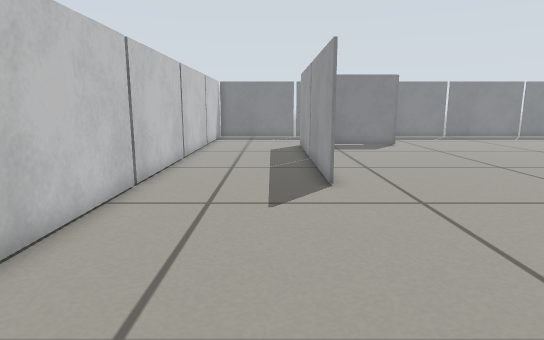
view 1 (above)

18 first-person views from a walk through a world built for the Gazebo simulator. The camera is 0.11 m above the floor, tilts 10° down and sees 75° across. The floor is counted in squares, 0.05 m on a side. Each view is taken from the middle of a square. On the plan, view 1 faces up. The plan holds only what a view shows up to about 20 squares ahead; the rest is blank.

view 2
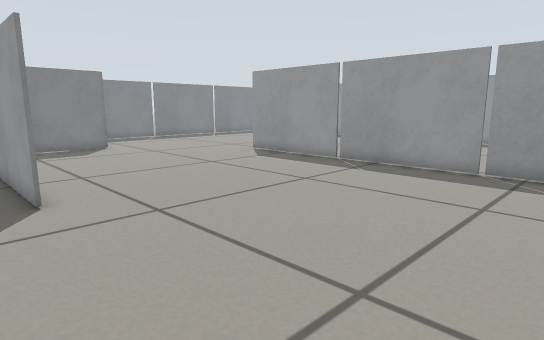

view 3
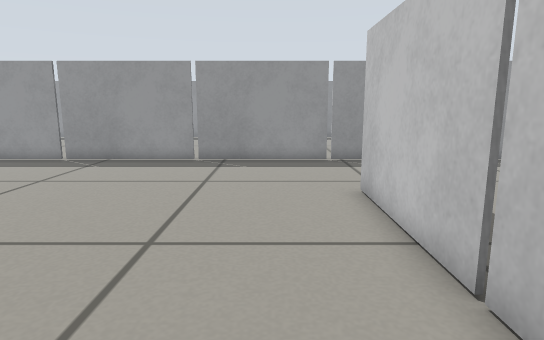

view 4
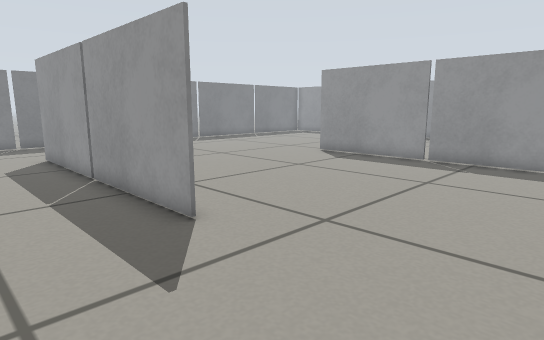

view 5
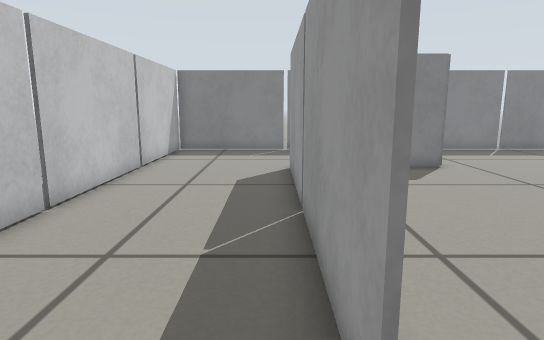

view 6
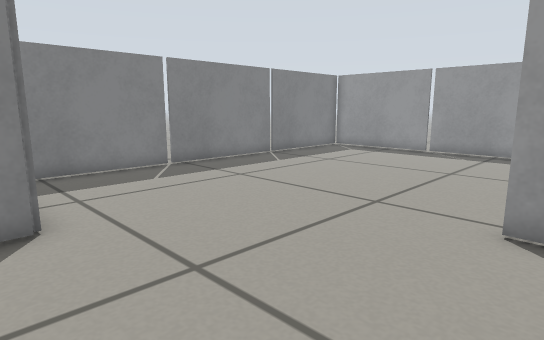

view 7
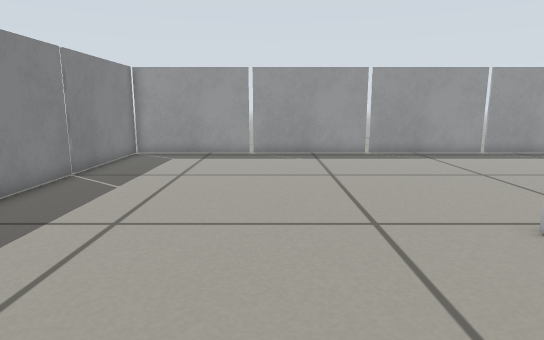

view 8
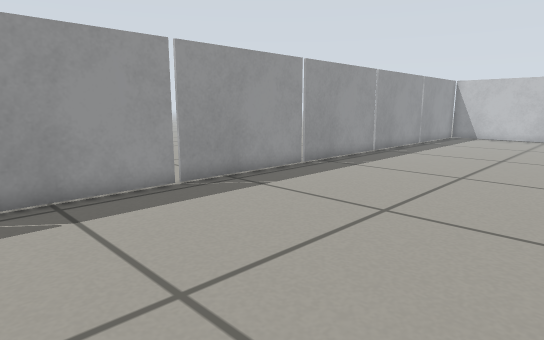

view 9
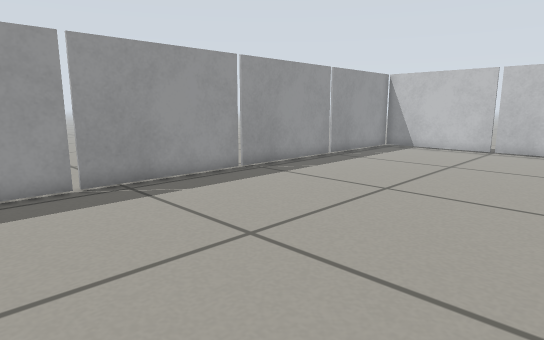

view 10
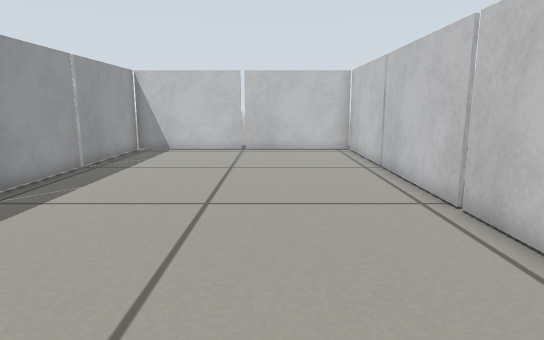

view 11
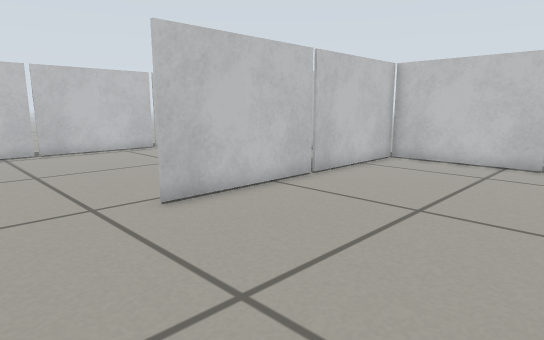

view 12
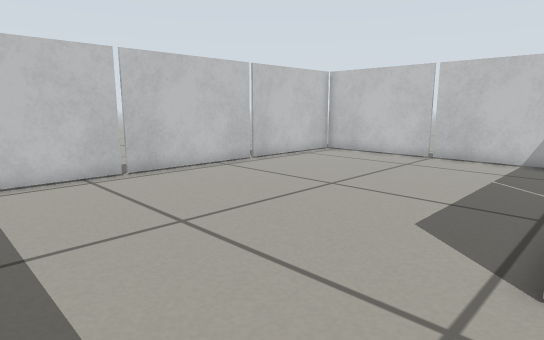

view 13
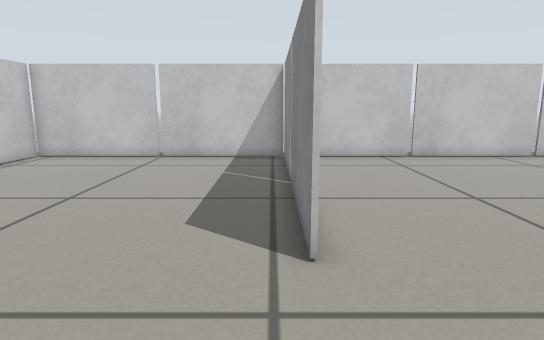

view 14
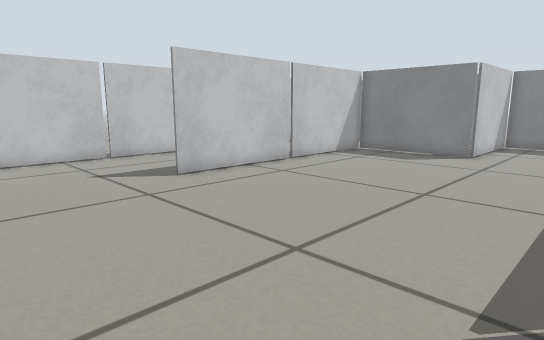

view 15
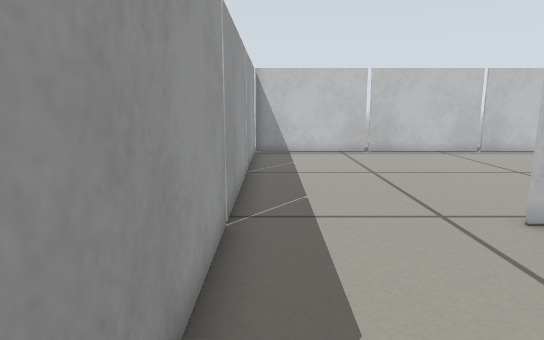

view 16
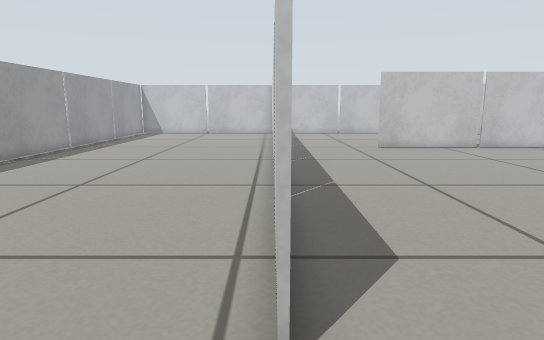

view 17
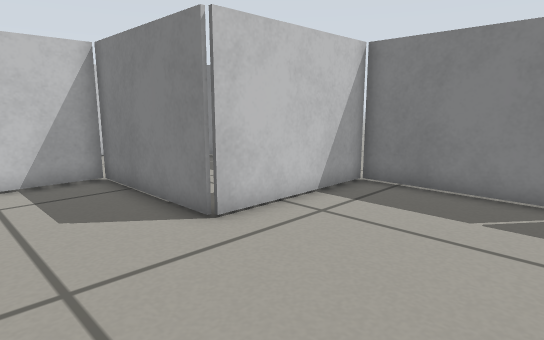

view 18
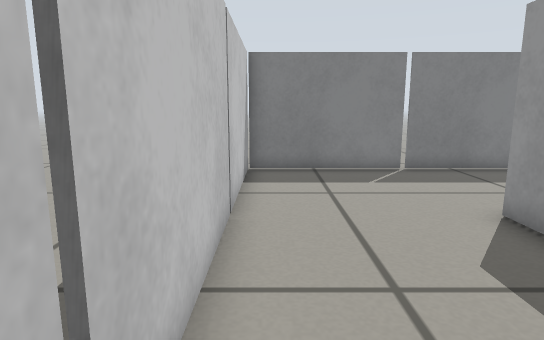

### Floor plan
Points are (right, up) in squares from view 1. A wall is a line through its corners. A room is listed if a view was taken in it or the views show most of it. See-through windows are left out.
Room 1 (views 1, 2, 3, 4, 5, 6, 7, 8, 9, 10, 11, 12, 13, 14, 15, 16, 17, 18)
walls: (12.9, 4.2) (12.9, 9.7); (12.9, 9.9) (12.9, 15.4); (12.9, 3.5) (12.9, 2.9); (12.9, 1) (12.9, -12.5); (1.7, 9.9) (1.7, 21); (7.2, -1.4) (-3.2, -1.4); (13, 15.4) (13, 12.1); (-3.9, 4.1) (-3.9, -12.5) (7.2, -12.5); (24, 4.2) (24, 9.7); (24, 9.9) (24.1, 26.5) (13, 26.5); (-3.9, -1.3) (7.2, -1.3); (12.8, -12.4) (12.9, 4.1); (7.4, -12.5) (24, -12.5) (24, 4.1); (12.9, 26.5) (7.4, 26.5) (7.4, 21) (1.8, 21) (1.8, 9.9); (5.8, 26.5) (-3.8, 26.5) (-3.9, 4.2)

Where each view was taken, in squares from view 1:
view 1: 0 up, 0 right, facing up
view 2: 1 up, 0 right, facing up-right
view 3: 1 up, 2 left, facing right
view 4: 4 up, 2 left, facing up-right
view 5: 8 up, 1 right, facing up
view 6: 14 up, 6 right, facing up-right
view 7: 20 up, 7 right, facing right
view 8: 15 up, 15 right, facing down-right
view 9: 7 up, 14 right, facing down-right
view 10: 6 up, 17 right, facing down
view 11: 6 up, 11 right, facing down-left
view 12: 1 down, 12 right, facing down-left
view 13: 2 down, 12 right, facing left
view 14: 4 up, 12 right, facing up-left
view 15: 5 up, 12 right, facing down
view 16: 18 up, 13 right, facing down
view 17: 17 up, 13 right, facing up-left
view 18: 14 up, 3 left, facing up
